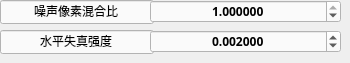
      <widget class="QWidget" name="tab_18">
       <attribute name="title">
        <string>水平线失真</string>
       </attribute>
       <widget class="QLineEdit" name="lineEdit_81">
        <property name="geometry">
         <rect>
          <x>0</x>
          <y>0</y>
          <width>154</width>
          <height>24</height>
         </rect>
        </property>
        <property name="font">
         <font>
          <family>等线</family>
          <weight>50</weight>
          <bold>false</bold>
         </font>
        </property>
        <property name="styleSheet">
         <string notr="true">background-color: rgb(250, 250, 250);</string>
        </property>
        <property name="text">
         <string>噪声像素混合比</string>
        </property>
        <property name="alignment">
         <set>Qt::AlignCenter</set>
        </property>
        <property name="readOnly">
         <bool>true</bool>
        </property>
       </widget>
       <widget class="QDoubleSpinBox" name="user_horz_distortion_contrib_SpinBox">
        <property name="geometry">
         <rect>
          <x>150</x>
          <y>0</y>
          <width>191</width>
          <height>23</height>
         </rect>
        </property>
        <property name="font">
         <font>
          <family>Adobe 繁黑體 Std B</family>
          <weight>75</weight>
          <bold>true</bold>
         </font>
        </property>
        <property name="styleSheet">
         <string notr="true">background-color: rgb(250, 250, 250);</string>
        </property>
        <property name="alignment">
         <set>Qt::AlignCenter</set>
        </property>
        <property name="decimals">
         <number>6</number>
        </property>
        <property name="maximum">
         <double>1.000000000000000</double>
        </property>
        <property name="singleStep">
         <double>0.010000000000000</double>
        </property>
        <property name="value">
         <double>1.000000000000000</double>
        </property>
       </widget>
       <widget class="QLineEdit" name="lineEdit_82">
        <property name="geometry">
         <rect>
          <x>0</x>
          <y>30</y>
          <width>154</width>
          <height>24</height>
         </rect>
        </property>
        <property name="font">
         <font>
          <family>等线</family>
          <weight>50</weight>
          <bold>false</bold>
         </font>
        </property>
        <property name="styleSheet">
         <string notr="true">background-color: rgb(250, 250, 250);</string>
        </property>
        <property name="text">
         <string>水平失真强度</string>
        </property>
        <property name="alignment">
         <set>Qt::AlignCenter</set>
        </property>
        <property name="readOnly">
         <bool>true</bool>
        </property>
       </widget>
       <widget class="QDoubleSpinBox" name="user_horz_distortion_strength_SpinBox">
        <property name="geometry">
         <rect>
          <x>150</x>
          <y>30</y>
          <width>191</width>
          <height>23</height>
         </rect>
        </property>
        <property name="font">
         <font>
          <family>Adobe 繁黑體 Std B</family>
          <weight>75</weight>
          <bold>true</bold>
         </font>
        </property>
        <property name="styleSheet">
         <string notr="true">background-color: rgb(250, 250, 250);</string>
        </property>
        <property name="alignment">
         <set>Qt::AlignCenter</set>
        </property>
        <property name="decimals">
         <number>6</number>
        </property>
        <property name="maximum">
         <double>1.000000000000000</double>
        </property>
        <property name="singleStep">
         <double>0.001000000000000</double>
        </property>
        <property name="value">
         <double>0.002000000000000</double>
        </property>
       </widget>
      </widget>
